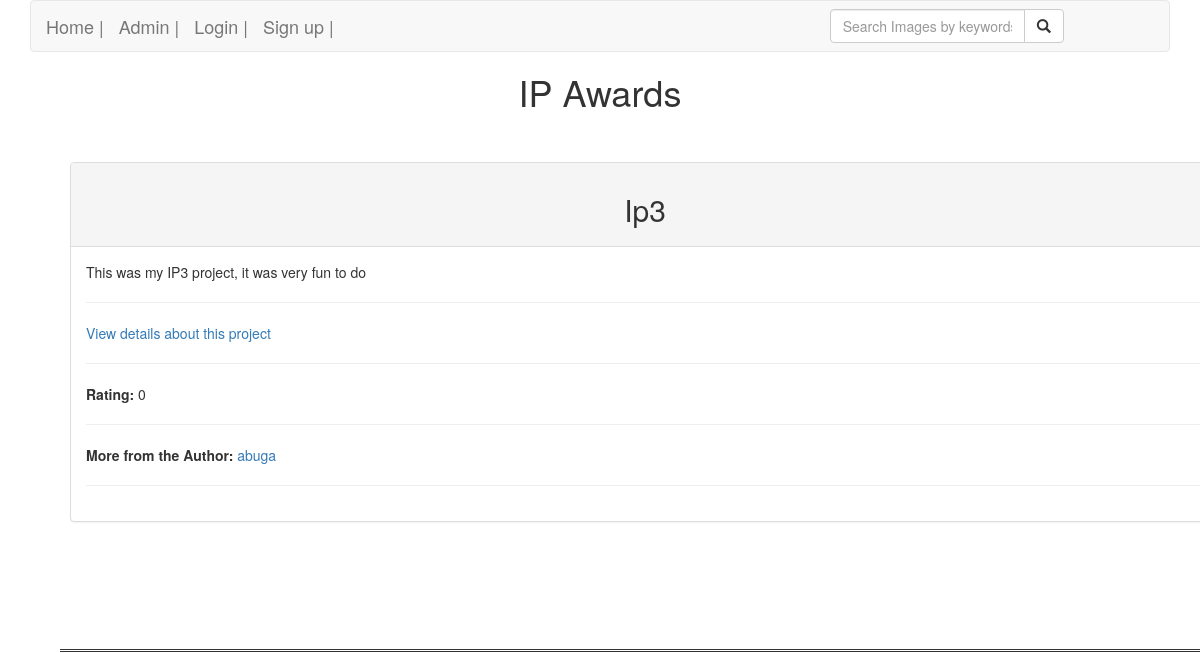
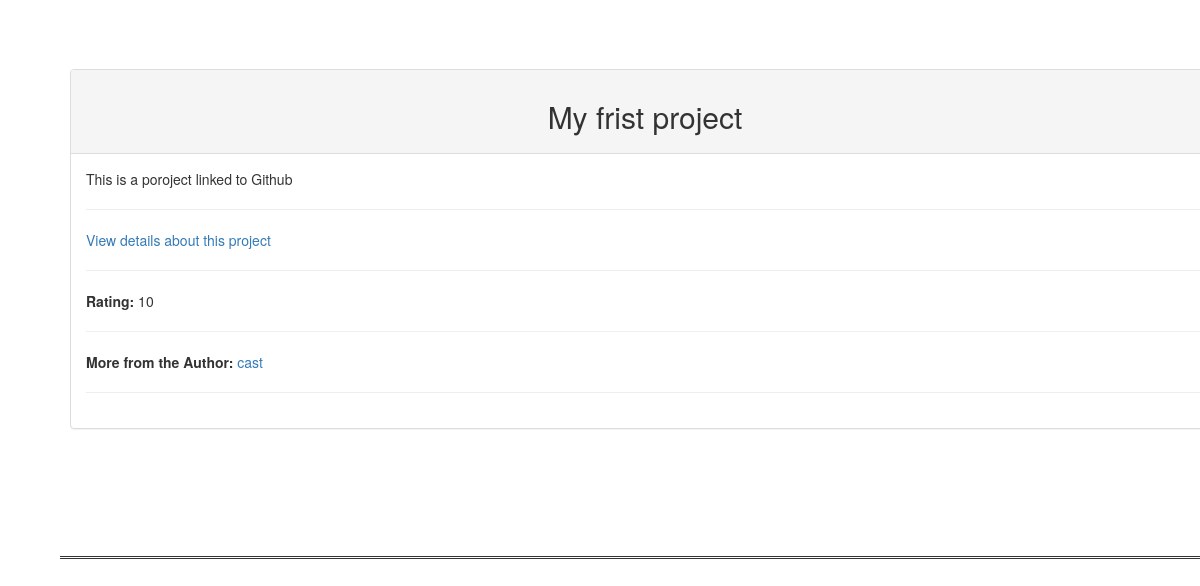
Before: / with the older database file (2 pictures, top to bottom).
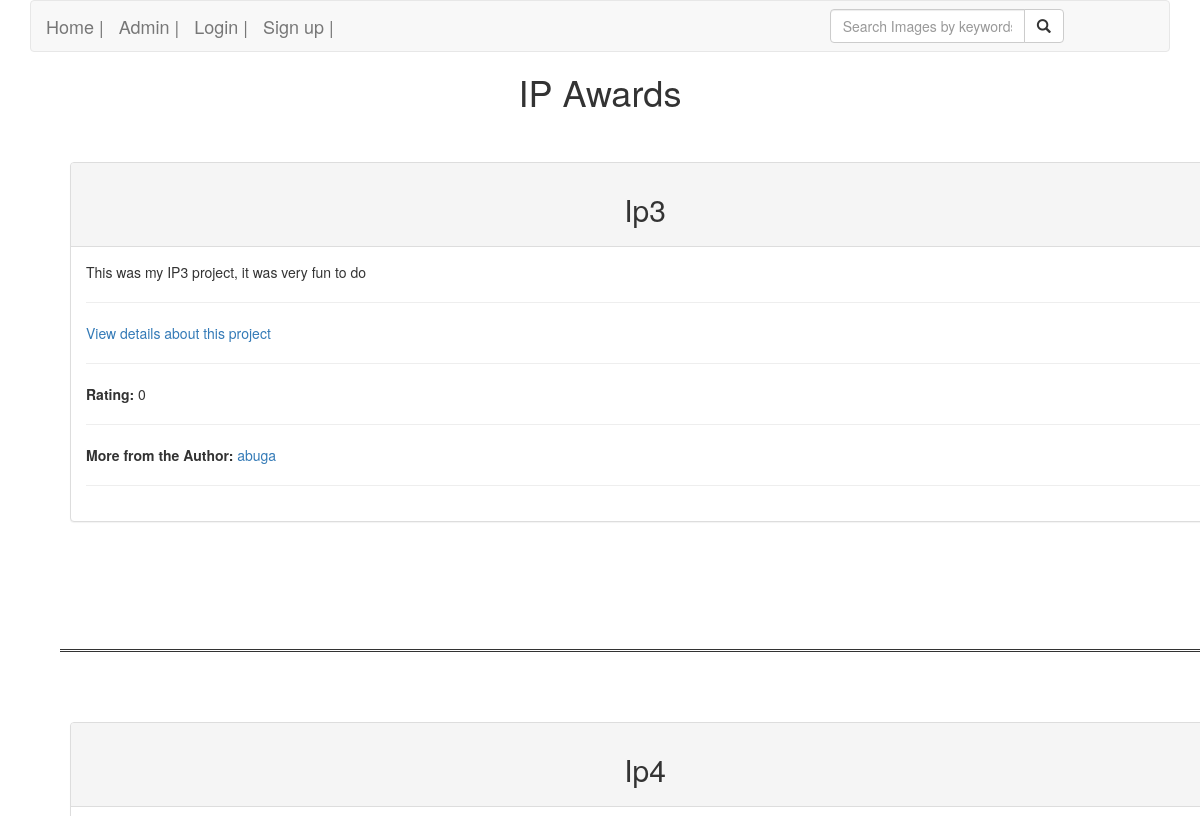
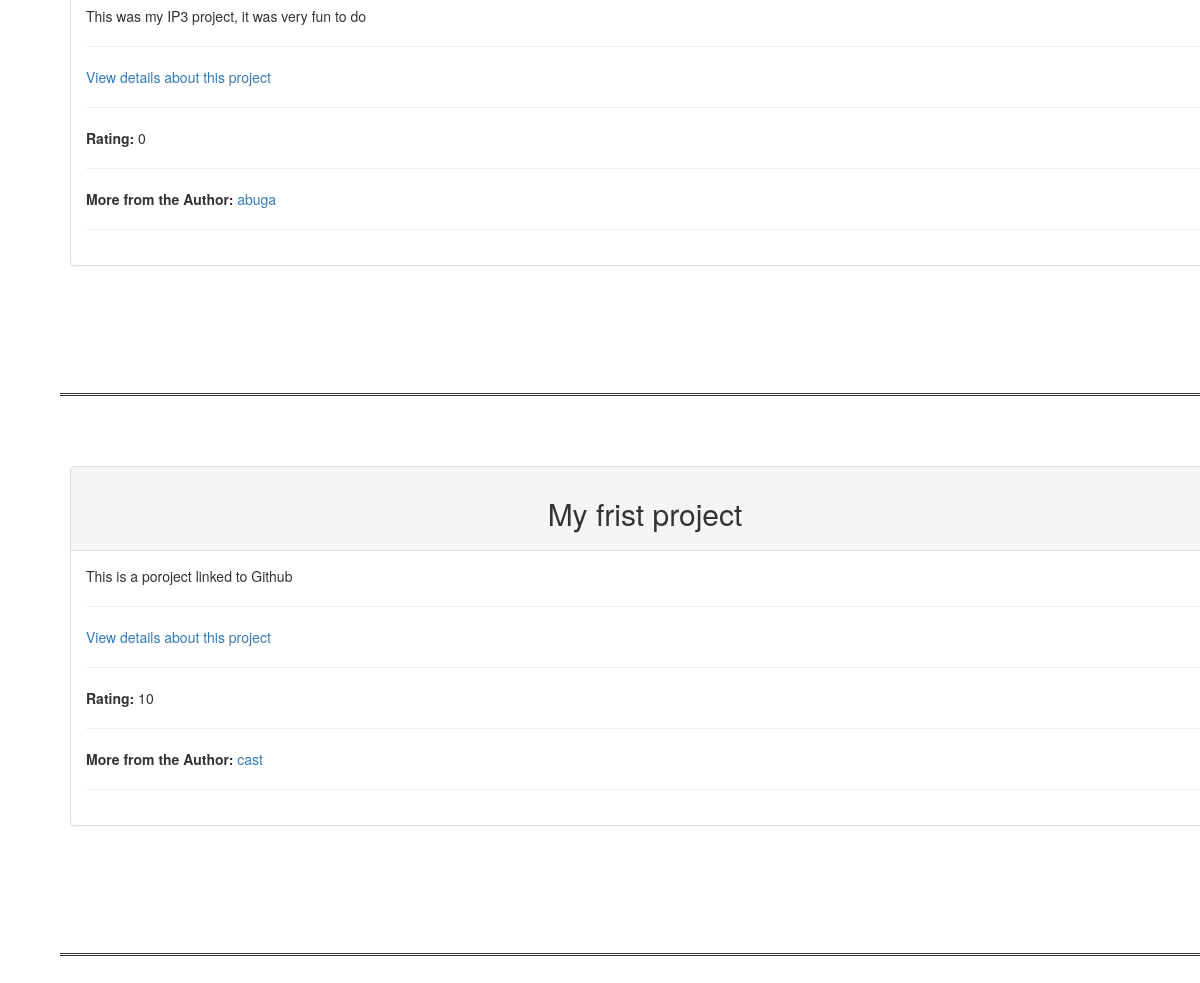
After: the same page with the newer database file (2 pictures, top to bottom).
### awards/models.py (models this page shows, shortened)
class Project(models.Model):
    title = models.CharField(max_length =60)
    project_details = models.TextField()
    live_site = models.CharField(max_length =100)
    creator = models.ForeignKey(User,on_delete=models.CASCADE)
    score = models.IntegerField(default=0)
    class Meta:
        ordering = ['title']

### awards/views.py (the view)
# urls.py: path('',views.home, name='Welcome'),
def home(request):
    allprojects = Project.objects.all()
    return render(request, 'homepage.html', {"projects":allprojects})

### awards/templates/homepage.html (shortened to what this page needs)
{%extends 'base.html'%}
{% block content %}
{{block.super}}
<div class="container">
  <div class="row">
    {% for project_item in projects %}
      <div class="col-xs-5 col-sm-5 col-md-12 col-lg-12" style="padding: 10px; margin: 30px; border-bottom-style: double; height: 500px; ">
        <div class="panel panel-default">
          <div class="panel-heading">
            <h2 class="text-center"> {{ project_item.title }}</h2>
          </div>
          <div class="panel-body">
          <div>
            <div class = "row">
              <div class = "col-md-12">
                <p> {{ project_item.project_details}}  </p>
                  <hr>
              </div>
            </div>
              <div class = "row">
                <div class = "col-md-12">
                  <p> <a href="singleproject/{{project_item.id}}">View details about this project</a>  </p>
                    <hr>
                </div>
              </div>
              <div class = "row">
                <div class = "col-md-12">
                    <p> <span style="font-weight: bold;"> Rating: </span>{{ project_item.score }}</p>
                    <hr>
                </div>
              </div>
              <div class = "row">
                <div class = "col-md-12">
                    <p> <span style="font-weight: bold;"> More from the Author: </span><a href="authorprofile/{{project_item.creator.id}}">{{ project_item.creator.username }}</a></p>
                    <hr>
                </div>
              </div>
              </div>
            </div>
        </div>
      </div>
            {% endfor %}
              </div>
  </div>
{% endblock %}

### awards/templates/base.html (shortened to what this page needs)
{% load static%}
{% load bootstrap3 %}
<!DOCTYPE html>
<html>
<head>
  {% block styles %}
    {% bootstrap_css %}
  {% endblock %}
</head>
<body>
    <div class="container">
      {% include "navbar.html" %}
      {% block content %} <h1 class='text-center'>IP Awards</h1> {%endblock%}
    </div>
</body>
</html>

### awards/templates/navbar.html (shortened to what this page needs)
<!DOCTYPE html>
<html lang="en">
<head>
</head>
<body>
<nav class="navbar navbar-default">
  <div class="container-fluid">
    <div class="navbar-header">
      <a class="navbar-brand" href="/">Home |</a>
    </div>
        <div class="col-sm-4 col-md-4 navbar-right">
    <form class="navbar-form" role="search" action="#">
      <div class="input-group">
        <input type="text" class="form-control" placeholder="Search Images by keywords" name="images">
        <div class="input-group-btn">
          <button class="btn btn-default" type="submit"><i class="glyphicon glyphicon-search"></i></button>
        </div>
      </div>
    </form>
        </div>
    <div class="navbar-header">
      <a class="navbar-brand" href="/admin">Admin |</a>
    </div>
    <div class="navbar-header">
            {% if user.is_authenticated %}
                    <a class="navbar-brand" href="/accounts/profile">My profile |</a>
                    <a class='btn btn-default' href="{% url 'new_project' %}">Add a new project</a>
                  <a class="navbar-brand" href="accounts/logout">Logout |</a>
          {% else %}
              <a class="navbar-brand" href="/accounts/login">Login |</a>
              <a class="navbar-brand" href="/accounts/register">Sign up |</a>
            {% endif %}
          </div>
  </div>
</nav>
</body>
</html>

Changed rows visible on the page:
added Project: title "Ip4", project_details "This was my IP3 project, it was very fun to do", score "0", creator.username "abuga"
